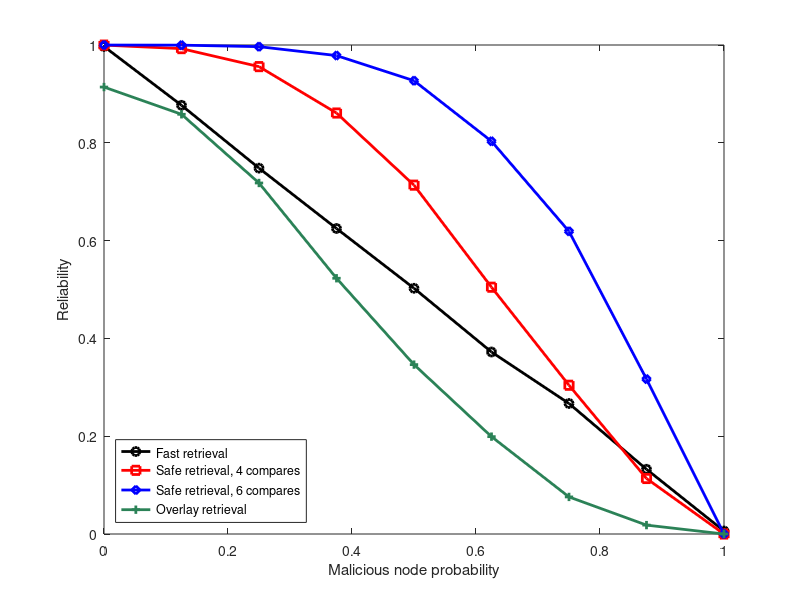

The MATLAB script that drew this image:
close all
clear all

% Retrieval method & Malicious nodes&Reliability&Responsiveness&Group bandwidth&Overlay bandwidth  \\
%     fast         & 0.0            &  0.9970   &      (s)     & in/out (Bps)  &  in/out (Bps)     \\
%     fast         & 0.125          &  0.8767   &              &               &                    \\
%     fast         & 0.25           &  0.7482   &    0.198     &  186/182      &    1186/1199      \\
%     fast         & 0.375          &  0.6248   &              &               &                    \\
%     fast         & 0.5            &  0.5025   &    0.192     &  177/173      &    1180/1194      \\
%     fast         & 0.625          &  0.3722   &              &               &                    \\
%     fast         & 0.75           &  0.2669   &    0.191     &  179/175      &    1179/1192      \\
%     fast         & 0.875          &  0.1324   &              &               &                    \\
%     fast         & 1.0            &  0.0061   &              &               &                    \\

%     safe         & 0.0            &  0.9998
%     safe         & 0.125          &  0.9926   &    0.351     &  724/590      &   1187/1201  \\
%     safe         & 0.25           &  0.9558   &    0.356     &  721/588      &              \\
%     safe         & 0.375          &  0.8609   &    0.295     &  714/583      &   979/993    \\
%     safe         & 0.5            &  0.7134   &    0.346     &  717/587      &              \\
%     safe         & 0.625          &  0.5047   &    0.350     &  716/586      &   1188/1202  \\
%     safe         & 0.75           &  0.3042   &    0.350     &  715/581      &              \\
%     safe         & 0.875          &  0.1135   &    0.354     &  714/582      &   1188/1205  \\
%     safe         & 1.0            &  0.0      &    0.356     &  710/580      &   1183/1197  \\

%With super peer maliciousness included (But whether a group peer is malicious is independant from whether an overlay peer is malicous)
% Retrieval method & Malicious nodes&Reliability&Responsiveness&Group bandwidth&Overlay bandwidth  \\
%     fast         & 0.0            &    0.9140
%     fast         & 0.125          &    0.8583
%     fast         & 0.25           &    0.7178
%     fast         & 0.375          &    0.5230
%     fast         & 0.5            &    0.3464
%     fast         & 0.625          &    0.1991
%     fast         & 0.75           &    0.0758
%     fast         & 0.875          &    0.0182
%     fast         & 1.0            &    0.0
%     &                    \\

safe4_get_rel = [0.9998, 0.9926, 0.9558, 0.8609, 0.7134, 0.5047, 0.3042, 0.1135, 0.0];
safe6_get_rel = [0.9999, 0.9997, 0.9966, 0.9784, 0.9270, 0.8032, 0.6189, 0.3168, 0.0];

fast_get_rel = [0.9970, 0.8767, 0.7482, 0.6248, 0.5025 , 0.3722, 0.2669, 0.1324, 0.0061];

overlay_get_rel = [0.9140,0.8583,0.7178,0.5230,0.3464,0.1991,0.0758,0.0182,0.0];

malicious_nodes =       [0.0, 0.125 , 0.25, 0.375, 0.5, 0.625, 0.75, 0.875, 1.0];

figure
set(gca, 'FontSize', 24)
plot(malicious_nodes, fast_get_rel, 'ko-', 'LineWidth',2);
hold on
plot(malicious_nodes, safe4_get_rel, 'rs-', 'LineWidth',2);
plot(malicious_nodes, safe6_get_rel, 'bd-', 'LineWidth',2);
plot(malicious_nodes, overlay_get_rel, '+-', 'Color',[0.17,0.51,0.34], 'LineWidth',2);

ylabel('Reliability');
xlabel('Malicious node probability');
hleg = legend('Fast retrieval','Safe retrieval, 4 compares','Safe retrieval, 6 compares', 'Overlay retrieval');
set(hleg, 'Location', 'SouthWest');